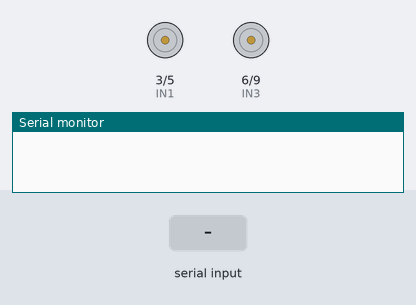
A sketch run on a simulated Arduino Uno, built with avr-gcc and run on an emulated ATmega328P. Parts: motor-driver pin pairs drawn as motors (green arrow = first pin HIGH = forward, orange = second pin HIGH = backward, longer = more drive), the last lines printed to the serial monitor. The inputs (shaded band) are chosen by the test bench.

Above: at 1.2 s.
1.3 s: "F" received over the second serial link
At 2.3 s:
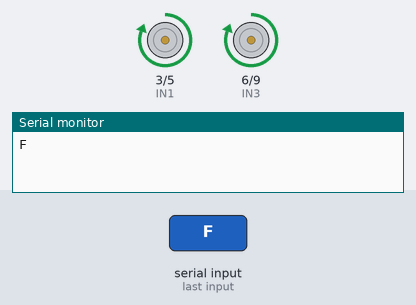
2.8 s: "B" received over the second serial link
At 3.4 s:
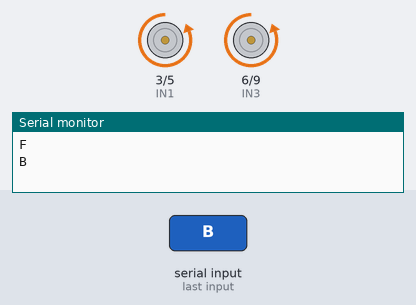
4.3 s: "L" received over the second serial link
At 4.6 s:
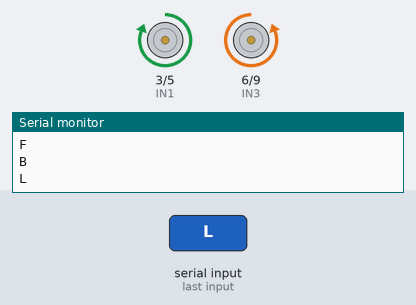
5.8 s: "R" received over the second serial link
At 6.9 s:
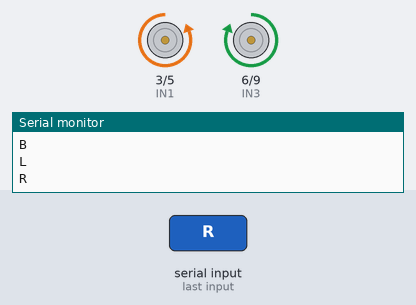
Timing chart, 0 to 8.3 s (numbered marks = the images above; inputs shaded):
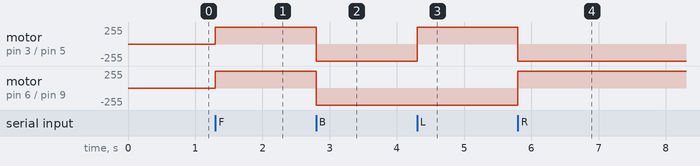

The sketch:

firmware_dip.ino
```cpp
#include <SoftwareSerial.h>

#define IN1 3
#define IN2 5
#define IN3 6
#define IN4 9
#define RX_PIN 2
#define TX_PIN 3

int velocidade = 255;

// instância do bluetooth
SoftwareSerial bt(RX_PIN, TX_PIN);

void setup() {
  // configuração dos pinos do bluetooth
  pinMode(RX_PIN, INPUT);
  pinMode(TX_PIN, OUTPUT);

  // configuração dos pinos da ponte h
  pinMode(IN1, OUTPUT);
  pinMode(IN2, OUTPUT);
  pinMode(IN3, OUTPUT);
  pinMode(IN4, OUTPUT);

  // inicialização da comunicação serial
  Serial.begin(9600);
  bt.begin(9600);
}

void loop() {
  // leitura do bluetooth
  if (bt.available() > 0) {
    char c = bt.read();
    Serial.println(c);

    switch(c) {
      case 'F':
        frente();
        break;
      case 'B':
        tras();
        break;
      case 'L':
        esquerda();
        break;
      case 'R':
        direita();
        break;
      case 'S':
        parar();
        break;
    }
  }
}

// controle dos motores
void frente() {
  analogWrite(IN1, velocidade);
  digitalWrite(IN2, LOW);
  analogWrite(IN3, velocidade);
  digitalWrite(IN4, LOW);
}

void tras() {
  digitalWrite(IN1, LOW);
  analogWrite(IN2, velocidade);
  digitalWrite(IN3, LOW);
  analogWrite(IN4, velocidade);
}

void esquerda() {
  analogWrite(IN1, velocidade);
  digitalWrite(IN2, LOW);
  digitalWrite(IN3, LOW);
  analogWrite(IN4, velocidade);
}

void direita() {
  digitalWrite(IN1, LOW);
  analogWrite(IN2, velocidade);
  analogWrite(IN3, velocidade);
  digitalWrite(IN4, LOW);
}

void parar() {
  digitalWrite(IN1, LOW);
  digitalWrite(IN2, LOW);
  digitalWrite(IN3, LOW);
  digitalWrite(IN4, LOW);
}
```

Measured:
- after the input at 1.3 s, motor on pin 3 (IN1) / pin 5 (IN2), motor on pin 6 (IN3) / pin 9 (IN4): stopped → forward 255/255 at once
- after the input at 2.8 s, motor on pin 3 (IN1) / pin 5 (IN2), motor on pin 6 (IN3) / pin 9 (IN4): forward 255/255 → backward 255/255 at once
- after the input at 4.3 s, motor on pin 3 (IN1) / pin 5 (IN2): backward 255/255 → forward 255/255 at once
- after the input at 5.8 s, motor on pin 3 (IN1) / pin 5 (IN2): forward 255/255 → backward 255/255 at once; motor on pin 6 (IN3) / pin 9 (IN4): backward 255/255 → forward 255/255 at once
